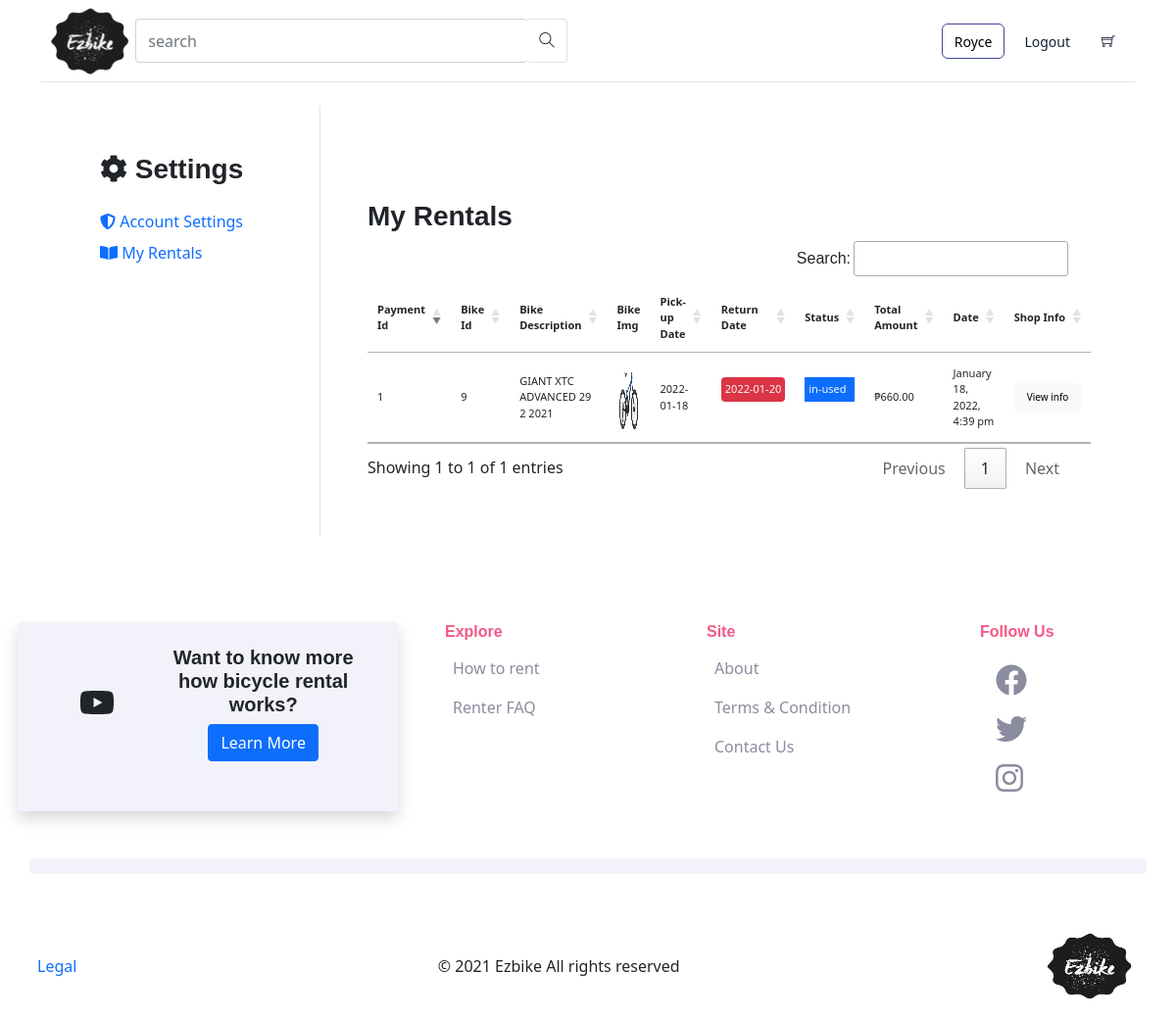
/View/myRentals.php (signed in), run on the app's committed database.
### tables this page shows
CREATE TABLE `lessor_payment` (
  `lessor_id` int(11) NOT NULL,
  `payment_id` int(11) NOT NULL,
  `user_id` int(11) NOT NULL,
  `bike_id` int(11) NOT NULL,
  `bike_description` varchar(45) NOT NULL,
  `bike_img` varchar(100) NOT NULL,
  `pickup_date` varchar(35) NOT NULL,
  `return_date` varchar(45) NOT NULL,
  `days` int(11) NOT NULL,
  `bike_rate` varchar(45) NOT NULL,
  `total_amt` int(11) NOT NULL,
  `date` varchar(45) NOT NULL
);

CREATE TABLE `lessor_bicycle` (
  `lessor_id` int(11) NOT NULL,
  `bike_id` int(11) NOT NULL,
  `bike_name` varchar(45) NOT NULL,
  `bike_type` varchar(45) NOT NULL,
  `bike_brand` varchar(75) NOT NULL,
  `bike_img` varchar(150) NOT NULL,
  `bike_condition` varchar(45) NOT NULL,
  `date_uploaded` varchar(75) NOT NULL,
  `status` varchar(15) NOT NULL
);

### Model/Database.php (called while the page is built, shortened)
<?php
class Database{
    private $serverName = DB_HOST;
    private $username = DB_USER;
    private $password = DB_PASS;
    private $dbName = DB_NAME;
    private $conn;
    public function __construct(){
        $this->dsn = "mysql:host=".$this->serverName.";dbname=".$this->dbName;
        $options = array(PDO::ATTR_PERSISTENT => true, PDO::ATTR_ERRMODE => PDO::ERRMODE_EXCEPTION);
        try{
            $this->conn = new PDO($this->dsn,$this->username,$this->password,$options);
        }catch(PDOException $e){
            $this->error = $e->getMessage();
            $this->isConnected = false;
        }
    }
    public function getConn(){
        return $this->conn;
    }
}
?>

### View/myRentals.php (the view, shortened to what this page needs)
</head>
<body>
    <div class="container">
        <?php
            include_once "navigation.php";
        ?>
        <div class="row p-4 mb-5">
            <div class="col-md-3 p-5 border-end">
                <h3 class="mb-4"><i class="fas fa-cog"></i> Settings</h3>
                <ul class="p-0">
                    <li class="mt-1 mb-2"><a href="myAccount.php"><i class="fas fa-shield-alt"></i> Account Settings</a>
                    </li>
                    <li class="mt-1 mb-2"><a href="myRentals.php"><i class="fas fa-book-open"></i> My Rentals</a></li>
                </ul>
            </div>
            <div class="col-md-9 p-5">
                <h3 class="mt-5">My Rentals</h3>
                <div class="row">
                    <table class="table fs-11">
                        <thead>
                            <th width="10%">Payment Id</th>
                            <th width="10%">Bike Id</th>
                            <th width="10%">Bike Description</th>
                            <th width="10%">Bike Img</th>
                            <th width="10%">Pick-up Date</th>
                            <th width="10%">Return Date</th>
                            <th width="10%">Status</th>
                            <th width="10%">Total Amount</th>
                            <th width="10%">Date</th>
                            <th width="10%">Shop Info</th>
                        </thead>
                        <tbody>
                            <?php
                                    $db = new Database();
                                    $sql = "SELECT lessor_payment.payment_id,lessor_payment.bike_id, lessor_payment.lessor_id ,lessor_payment.bike_description, lessor_payment.bike_img, lessor_payment.pickup_date, lessor_payment.return_date, lessor_payment.total_amt, lessor_payment.date, lessor_bicycle.status, tblbusiness.lessor_id,tblbusiness.Name,tblbusiness.Banner, tblbusiness.Address_Line1,tblbusiness.Address_Line2,tblbusiness.Region,tblbusiness.Province,tblbusiness.City,tblbusiness.Barangay,tblbusiness.Zip_Code,tblbusiness.lat,tblbusiness.lng FROM `lessor_payment` INNER JOIN lessor_bicycle ON lessor_bicycle.bike_id = lessor_payment.bike_id INNER JOIN `tblbusiness` ON tblbusiness.lessor_id = lessor_payment.lessor_id WHERE `user_id`=:USER_ID";
                                    $stmt = $db->getConn()->prepare($sql);
                                    $stmt->bindValue(':USER_ID', $_SESSION["User_id"], PDO::PARAM_INT);
                                    $stmt->execute();
                                    while($row = $stmt->fetch()){
                                ?>
                            <tr>
                                <td width="11%"><?= $row["payment_id"] ?></td>
                                <td width="11%"><?= $row["bike_id"] ?></td>
                                <td width="11%"><?= $row["bike_description"] ?></td>
                                <td width="11%"><img class="logo" src="../assets/img/uploads/<?= $row["bike_img"] ?>"
                                        alt=""></td>
                                <td width="11%"><?= $row["pickup_date"]?></td>
                                <td width="11%" nowrap>
                                    <p class="bg-danger text-light rounded p-1"><?= $row["return_date"]?></p>
                                </td>
                                <?php
                                        if($row["status"] == "booked"){
                                    ?>
                                <td width="11%">
                                    <p class="bg-dark text-light p-1"><?= $row["status"] ?></p>
                                </td>
                                <?php
                                        }else if($row["status"] == "in-used"){
                                    ?>
                                <td width="11%">
                                    <p class="bg-primary text-light p-1"><?= $row["status"] ?></p>
                                </td>
                                <?php
                                        }else{
                                    ?>
                                <td width="11%">
                                    <p class="bg-success text-light p-1"> Returned</p>
                                </td>
                                <?php
                                        }
                                    ?>
                                <td width="11%">₱<?= number_format($row["total_amt"],"2") ?></td>
                                <td width="11%"><?= $row["date"]?></td>
                                <td nowrap>
                                    <button class="btn btn-light fs-10" data-bs-toggle="modal"
                                        data-bs-target="#shopId<?= $row["payment_id"]?>">View info</button>
                                </td>
                            </tr>
                            <?php
                                    }
                                ?>
                        </tbody>
                    </table>
                </div>
            </div>
        </div>
    </div>

### assets/css/style.css (style rules this page uses)
:root { --b500: #3b82F6; --b50: #EFF6FF; --b700: #1D4ED8; --b900: #1E3A8A; --b200: #BFDBFE; --b100: #DBEAFE; --g900: #111827; --g600: #4b5563; --gr400: #34D399; --ide-green-normal: #00A881; --gr800: #065F46; --green-light_1: #0c5540; --green-light: #81c926; --dark-gray: rgb(33, 37, 41); --g50: #f9fafb; --g100: #f3f4f6; --web-wash: #F0F2F5; --light-blue: rgb(229,249,253); --black: rgb(24,24,24); --light-black: rgb(156,166,174); --light-wash: rgb(241,245,251); --light-green: rgb(238,249,240); --light-violet: rgb(243,238,253); --light-strong: rgb(226,234,245); --adobe-text: #161C32; --adobe-orange: #A04625; --adobe-blue: #0D65C2; --indigo: #5624D0; }
* { padding: 0; margin: 0; box-sizing: border-box; }
.logo { max-width: 100%; width: 100px; height: 75px; }
h1,h2,h3,h4,h5,h6 { font-family: hind-siliguri, sans-serif; font-weight: 600; font-style: normal }
li { list-style: none; }
a { text-decoration: none; }
.fs-10 { font-size :10px; }
.fs-11 { font-size :11px; }

### data on the page
lessor_payment: payment_id "1", bike "9", bike_description "GIANT XTC ADVANCED 29 2 2021", bike_img (picture), pickup_date "2022-01-18", return_date "2022-01-20", bike.status "in-used", total_amt "660.00", date "January 18, 2022, 4:39 pm"

### other printed values
$_SESSION["FirstName"] "Royce"
